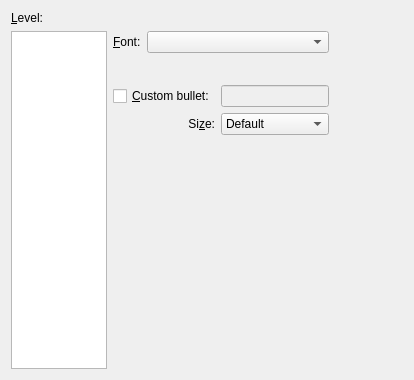
<?xml version="1.0" encoding="UTF-8"?>
<ui version="4.0">
 <class>BulletsUi</class>
 <widget class="QWidget" name="BulletsUi">
  <property name="geometry">
   <rect>
    <x>0</x>
    <y>0</y>
    <width>414</width>
    <height>380</height>
   </rect>
  </property>
  <layout class="QGridLayout" name="gridLayout_2">
   <item row="0" column="0">
    <widget class="QLabel" name="label">
     <property name="text">
      <string>&amp;Level:</string>
     </property>
     <property name="buddy">
      <cstring>levelLW</cstring>
     </property>
    </widget>
   </item>
   <item row="1" column="0" rowspan="4">
    <widget class="QListWidget" name="levelLW">
     <property name="maximumSize">
      <size>
       <width>96</width>
       <height>16777215</height>
      </size>
     </property>
     <property name="inputMethodHints">
      <set>Qt::ImhDigitsOnly</set>
     </property>
    </widget>
   </item>
   <item row="1" column="1">
    <layout class="QHBoxLayout" name="horizontalLayout_2">
     <item>
      <widget class="QLabel" name="label_2">
       <property name="text">
        <string>&amp;Font:</string>
       </property>
       <property name="buddy">
        <cstring>bulletpaneCO</cstring>
       </property>
      </widget>
     </item>
     <item>
      <widget class="QComboBox" name="bulletpaneCO">
       <property name="sizePolicy">
        <sizepolicy hsizetype="Expanding" vsizetype="Fixed">
         <horstretch>0</horstretch>
         <verstretch>0</verstretch>
        </sizepolicy>
       </property>
      </widget>
     </item>
    </layout>
   </item>
   <item row="1" column="2" rowspan="4">
    <spacer>
     <property name="orientation">
      <enum>Qt::Horizontal</enum>
     </property>
     <property name="sizeHint" stdset="0">
      <size>
       <width>16</width>
       <height>271</height>
      </size>
     </property>
    </spacer>
   </item>
   <item row="2" column="1">
    <layout class="QHBoxLayout" name="horizontalLayout">
     <item>
      <spacer name="horizontalSpacer">
       <property name="orientation">
        <enum>Qt::Horizontal</enum>
       </property>
       <property name="sizeHint" stdset="0">
        <size>
         <width>40</width>
         <height>20</height>
        </size>
       </property>
      </spacer>
     </item>
     <item>
      <widget class="QStackedWidget" name="bulletpaneSW">
       <property name="sizePolicy">
        <sizepolicy hsizetype="Fixed" vsizetype="Fixed">
         <horstretch>0</horstretch>
         <verstretch>0</verstretch>
        </sizepolicy>
       </property>
      </widget>
     </item>
    </layout>
   </item>
   <item row="3" column="1">
    <layout class="QGridLayout" name="gridLayout">
     <item row="0" column="0">
      <widget class="QCheckBox" name="customCB">
       <property name="text">
        <string>&amp;Custom bullet:</string>
       </property>
      </widget>
     </item>
     <item row="0" column="1">
      <widget class="QLineEdit" name="customLE">
       <property name="enabled">
        <bool>false</bool>
       </property>
      </widget>
     </item>
     <item row="1" column="0">
      <widget class="QLabel" name="sizeL">
       <property name="text">
        <string>Si&amp;ze:</string>
       </property>
       <property name="alignment">
        <set>Qt::AlignRight|Qt::AlignTrailing|Qt::AlignVCenter</set>
       </property>
       <property name="buddy">
        <cstring>bulletsizeCO</cstring>
       </property>
      </widget>
     </item>
     <item row="1" column="1">
      <widget class="QComboBox" name="bulletsizeCO">
       <property name="sizePolicy">
        <sizepolicy hsizetype="Expanding" vsizetype="Fixed">
         <horstretch>0</horstretch>
         <verstretch>0</verstretch>
        </sizepolicy>
       </property>
       <item>
        <property name="text">
         <string>Default</string>
        </property>
       </item>
       <item>
        <property name="text">
         <string>Tiny</string>
        </property>
       </item>
       <item>
        <property name="text">
         <string>Smallest</string>
        </property>
       </item>
       <item>
        <property name="text">
         <string>Smaller</string>
        </property>
       </item>
       <item>
        <property name="text">
         <string>Small</string>
        </property>
       </item>
       <item>
        <property name="text">
         <string>Normal</string>
        </property>
       </item>
       <item>
        <property name="text">
         <string>Large</string>
        </property>
       </item>
       <item>
        <property name="text">
         <string>Larger</string>
        </property>
       </item>
       <item>
        <property name="text">
         <string>Largest</string>
        </property>
       </item>
       <item>
        <property name="text">
         <string>Huge</string>
        </property>
       </item>
       <item>
        <property name="text">
         <string>Huger</string>
        </property>
       </item>
      </widget>
     </item>
    </layout>
   </item>
   <item row="4" column="1">
    <spacer>
     <property name="orientation">
      <enum>Qt::Vertical</enum>
     </property>
     <property name="sizeHint" stdset="0">
      <size>
       <width>20</width>
       <height>40</height>
      </size>
     </property>
    </spacer>
   </item>
  </layout>
 </widget>
 <tabstops>
  <tabstop>levelLW</tabstop>
  <tabstop>bulletpaneCO</tabstop>
  <tabstop>bulletpaneSW</tabstop>
  <tabstop>customCB</tabstop>
  <tabstop>customLE</tabstop>
  <tabstop>bulletsizeCO</tabstop>
 </tabstops>
 <includes>
  <include location="local">qt_i18n.h</include>
 </includes>
 <resources/>
 <connections>
  <connection>
   <sender>customCB</sender>
   <signal>toggled(bool)</signal>
   <receiver>customLE</receiver>
   <slot>setEnabled(bool)</slot>
   <hints>
    <hint type="sourcelabel">
     <x>203</x>
     <y>148</y>
    </hint>
    <hint type="destinationlabel">
     <x>319</x>
     <y>149</y>
    </hint>
   </hints>
  </connection>
  <connection>
   <sender>customCB</sender>
   <signal>toggled(bool)</signal>
   <receiver>label_2</receiver>
   <slot>setDisabled(bool)</slot>
   <hints>
    <hint type="sourcelabel">
     <x>203</x>
     <y>148</y>
    </hint>
    <hint type="destinationlabel">
     <x>273</x>
     <y>19</y>
    </hint>
   </hints>
  </connection>
  <connection>
   <sender>customCB</sender>
   <signal>toggled(bool)</signal>
   <receiver>bulletpaneCO</receiver>
   <slot>setDisabled(bool)</slot>
   <hints>
    <hint type="sourcelabel">
     <x>203</x>
     <y>148</y>
    </hint>
    <hint type="destinationlabel">
     <x>320</x>
     <y>52</y>
    </hint>
   </hints>
  </connection>
  <connection>
   <sender>customCB</sender>
   <signal>toggled(bool)</signal>
   <receiver>bulletpaneSW</receiver>
   <slot>setDisabled(bool)</slot>
   <hints>
    <hint type="sourcelabel">
     <x>203</x>
     <y>148</y>
    </hint>
    <hint type="destinationlabel">
     <x>320</x>
     <y>106</y>
    </hint>
   </hints>
  </connection>
 </connections>
</ui>
